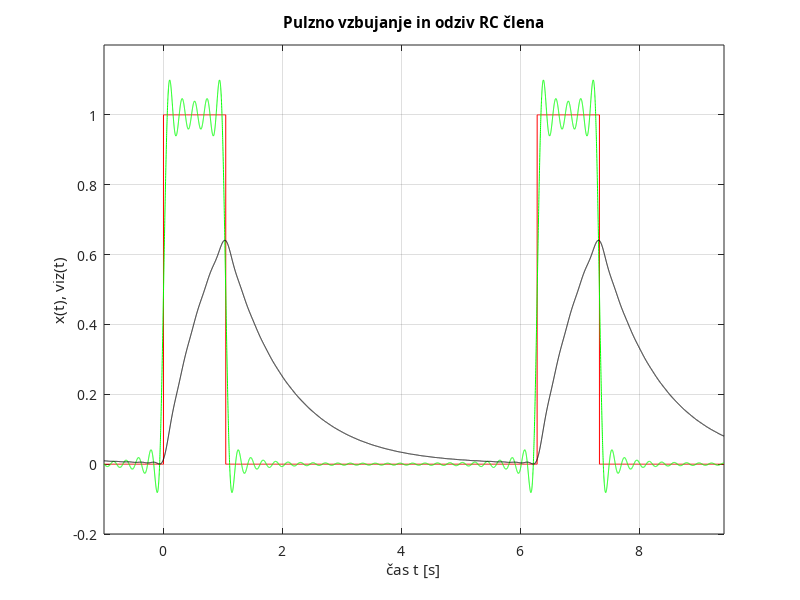
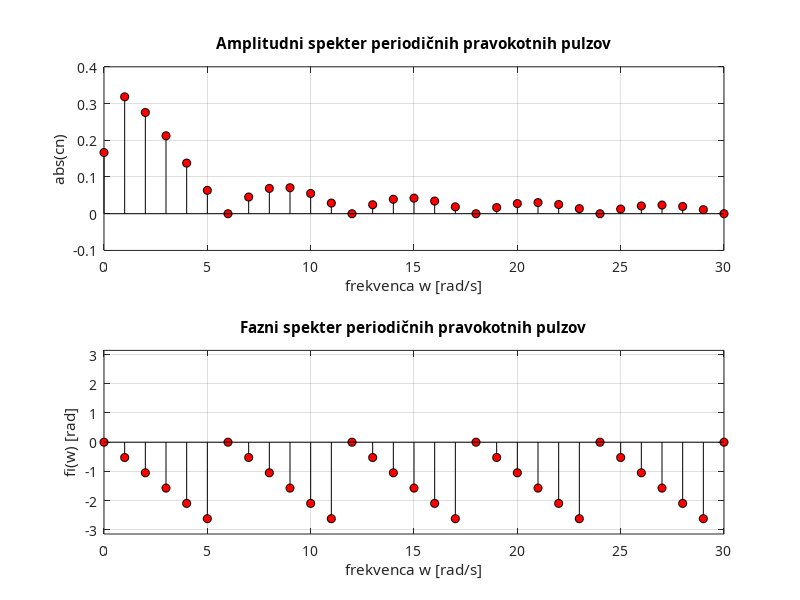
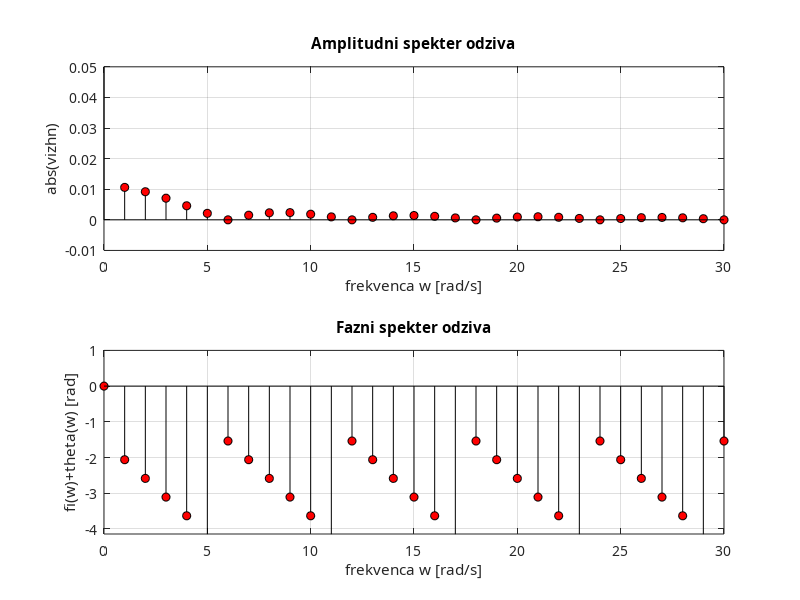

The MATLAB source for these figures, in order:
% Fourierova analiza: Odziv vezja RC na PERIODIČNE PRAVOKOTNE PULZE
clear all; close all;
A = 1; % amplituda pulzov
T = 2*pi; % osnovna perioda
w0 = 2*pi/T; % osnovna frekvenca
tpz = 0; % začetek obravnavanega pulza
tpk = T/6; % konec obravnavanega pulza
tz = -1; tk = 3*pi; dt = 0.001;
t = tz : dt : tk; % časovni vektor
[N, M] = size(t);
 if N < M,
 t = t';
 end
nk = 30;
% definiranje idealnega poteka obravnavanega pulza
t1 = tz : dt : tpz; xp1 = zeros(size(t1));
t2 = tpz : dt : tpk; xp2 = ones(size(t2))*A;
t3 = tpk : dt : tpz+T; xp3 = zeros(size(t3));
t4 = tpz+T : dt : tpk+T; xp4 = ones(size(t4))*A;
t5 = tpk+T : dt : tk; xp5 = zeros(size(t5));

% časovni in signalni vektor idealnega pulza
tpp = [t1 t2 t3 t4 t5]; xpp = [xp1 xp2 xp3 xp4 xp5];
a0 = A * (tpk - tpz) / T; % koeficient a0 = c0
a0t = ones(size(t))*a0;
C = 1; R = 1; % elementi vezja
H0 = 1; % vrednost prevajalne funkcije pri n = 0 oz. w = 0
for n = 1 : 1 : nk

% trigonometrična vrsta
an = A/(n*pi)*(sin(n*w0*tpk)-sin(n*w0*tpz)); % koeficienti an
bn = A/(n*pi)*(-cos(n*w0*tpk)+cos(n*w0*tpz)); % koeficienti bn
 xn(:,n) = an * cos(n*w0*t) + bn * sin(n*w0*t);
 if n == 1
 xp(:,n) = a0 + xn(:,n);
 else
 xp(:,n) = xp(:,n-1) + xn(:,n);
 end
 
 
% koeficienti cosinusne vrste
cn(n) = sqrt(an^2 + bn^2); % komponente amplitudnega spektra
fin(n) = -atan(bn/an); % komponente faznega spektra
 if (an<0) && (bn<0)
 fin(n) = fin(n) + pi;
 elseif (an<0) && (bn>0)
 fin(n) = fin(n) - pi;
 end
 
 
% izračun odziva RC člena
Hn = 1/(1+j*n*w0*R*C);
Hnabs = abs(Hn); Hntheta = angle(Hn);
vizhn(:,n) = Hnabs*cn(n)*cos(n*w0*t+fin(n)+Hntheta);
 if n == 1
 vizh(:,n) = H0*a0 + vizhn(:,n);
 else
 vizh(:,n) = vizh(:,n-1) + vizhn(:,n);
 end
end


fig1 = figure(1);
set(fig1, 'Units', 'centimeters', 'Position', [2 1.5 30 15]);
plot(tpp,xpp,'r', t, xp(:,nk),'g',t,vizh(:,nk),'k'); hold off;
axis([tz tk -0.2 A+0.2])
set(gca, 'FontName', 'Times New Roman CE', 'FontSize', 10);
xlabel('čas t [s]'); ylabel('x(t), viz(t)');
title('Pulzno vzbujanje in odziv RC člena'); grid on;
pause(1)

w = [0 : nk] * w0; % izračun frekvenc komponent spektra

fig2 = figure(2);
set(fig2, 'Units', 'centimeters', 'Position', [1 2 15.5 14]);
subplot(2,1,1)
stem(w, [a0 cn], 'ko', 'MarkerFaceColor', 'r')
axis([0 nk*w0 -0.1 0.4])
set(gca, 'FontName', 'Times New Roman CE', 'FontSize', 10);
xlabel('frekvenca w [rad/s]'); ylabel('abs(cn)');
title('Amplitudni spekter periodičnih pravokotnih pulzov'); grid on;

subplot(2,1,2)
stem(w, [0 fin], 'ko', 'MarkerFaceColor', 'r')
axis([0 nk*w0 -pi pi])
set(gca, 'FontName', 'Times New Roman CE', 'FontSize', 10);
xlabel('frekvenca w [rad/s]'); ylabel('fi(w) [rad]');
title('Fazni spekter periodičnih pravokotnih pulzov'); grid on;
pause(2)

fig3 = figure(3);

set(fig3, 'Units', 'centimeters', 'Position', [17.5 2 15.5 14]);
subplot(2,1,1)
stem(w, [H0*a0 Hnabs*cn], 'ko', 'MarkerFaceColor', 'r')
axis([0 nk*w0 -0.01 0.05])
set(gca, 'FontName', 'Times New Roman CE', 'FontSize', 10); 

xlabel('frekvenca w [rad/s]'); ylabel('abs(vizhn)');
title('Amplitudni spekter odziva'); grid on;

subplot(2,1,2)
stem(w, [0 fin+Hntheta], 'ko', 'MarkerFaceColor', 'r')
axis([0 nk*w0 -pi-1 1])
set(gca, 'FontName', 'Times New Roman CE', 'FontSize', 10);
xlabel('frekvenca w [rad/s]'); ylabel('fi(w)+theta(w) [rad]');
title('Fazni spekter odziva'); grid on; 
pause(3)
